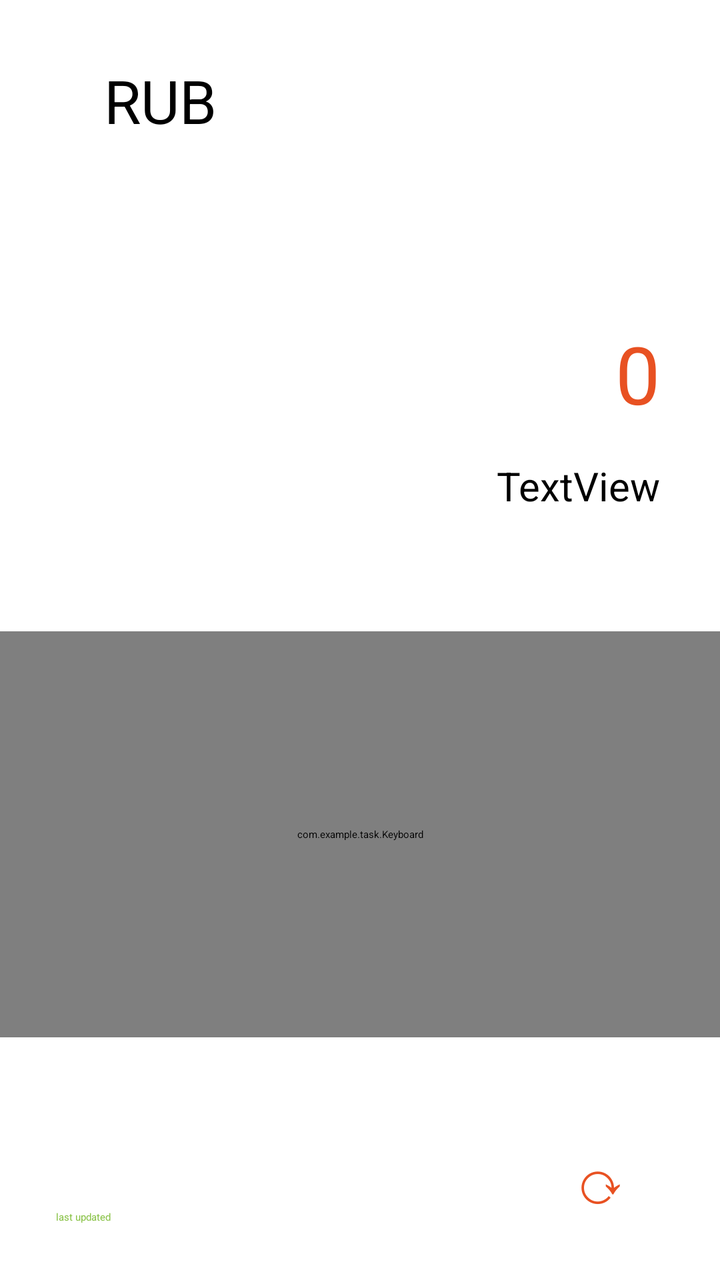
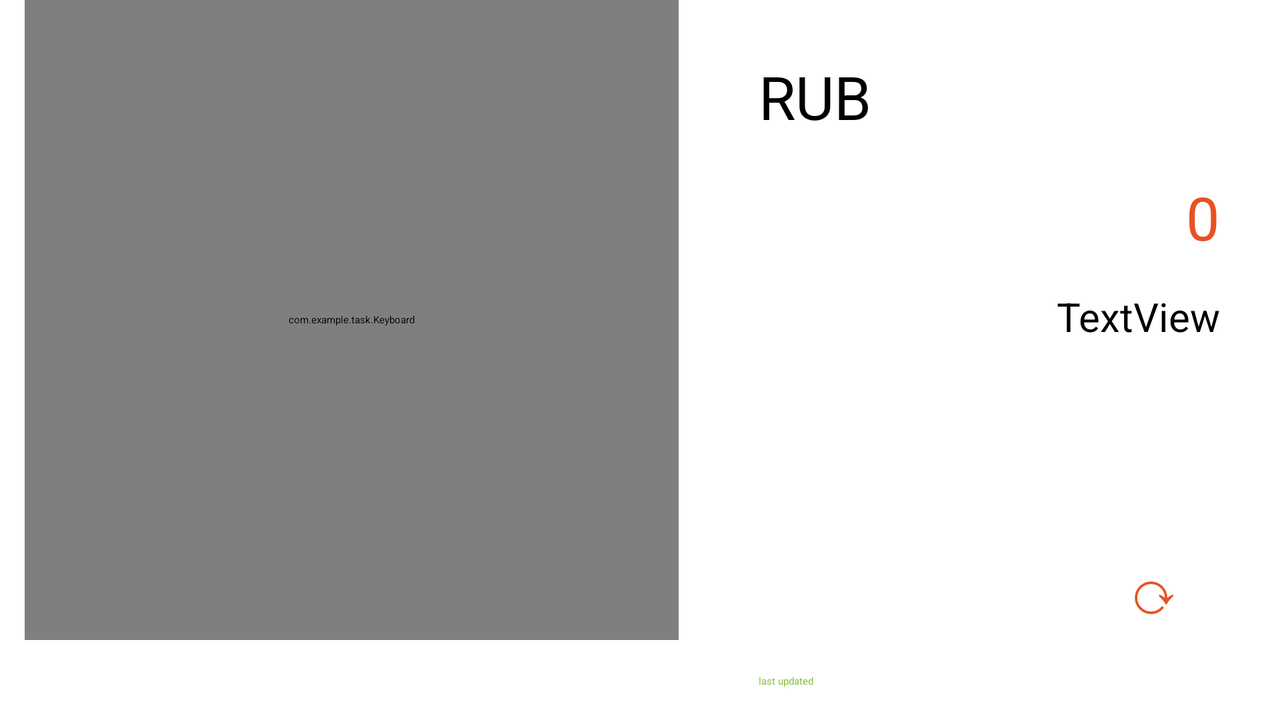

An Android layout and its configuration variant, each rendered on a device that would load it. The default file and the variant file are quoted in full after the pictures.
<!-- AndroidManifest.xml: application theme Theme.Task -->
<!-- res/layout/activity_main.xml -->
<?xml version="1.0" encoding="utf-8"?>
<androidx.constraintlayout.widget.ConstraintLayout xmlns:android="http://schemas.android.com/apk/res/android"
    xmlns:app="http://schemas.android.com/apk/res-auto"
    xmlns:tools="http://schemas.android.com/tools"
    android:layout_width="match_parent"
    android:layout_height="match_parent"
    tools:context=".MainActivity">

    <TextView
        android:id="@+id/textUpdateTime"
        android:layout_width="wrap_content"
        android:layout_height="wrap_content"
        android:layout_marginStart="16dp"
        android:textColor="#8BC34A"
        app:layout_constraintBottom_toBottomOf="@+id/textView2"
        app:layout_constraintStart_toEndOf="@+id/textView2" />

    <EditText
        android:id="@+id/inputText"
        android:layout_width="wrap_content"
        android:layout_height="wrap_content"
        android:layout_marginEnd="30dp"
        android:textAlignment="viewEnd"
        android:textColor="#E85122"
        android:textSize="40sp"
        app:layout_constraintBottom_toBottomOf="@+id/textView3"
        app:layout_constraintEnd_toEndOf="parent"
        app:layout_constraintTop_toTopOf="@+id/textView3" />

    <TextView
        android:id="@+id/textView3"
        android:layout_width="100dp"
        android:layout_height="50dp"
        android:layout_marginStart="30dp"
        android:layout_marginTop="30dp"
        android:paddingLeft="0dp"
        android:paddingRight="0dp"
        android:paddingBottom="0dp"
        android:text="RUB"
        android:textAlignment="center"
        android:textSize="30sp"
        app:layout_constraintStart_toStartOf="parent"
        app:layout_constraintTop_toTopOf="parent" />

    <TextView
        android:id="@+id/outText"
        android:layout_width="wrap_content"
        android:layout_height="wrap_content"
        android:layout_marginEnd="30dp"
        android:text="0"
        android:textAlignment="viewEnd"
        android:textColor="#E85122"
        android:textSize="40sp"
        app:layout_constraintEnd_toEndOf="parent"
        app:layout_constraintTop_toTopOf="@+id/spinner" />

    <TextView
        android:id="@+id/textView"
        android:layout_width="175dp"
        android:layout_height="wrap_content"
        android:layout_marginTop="16dp"
        android:layout_marginEnd="30dp"
        android:text="TextView"
        android:textAlignment="viewEnd"
        android:textSize="20sp"
        app:layout_constraintEnd_toEndOf="parent"
        app:layout_constraintTop_toBottomOf="@+id/outText" />

    <Button
        android:id="@+id/buttonUpdate"
        android:layout_width="68dp"
        android:layout_height="57dp"
        android:text="⟳"
        android:textAlignment="center"
        android:textColor="#E85122"
        android:textSize="30sp"
        app:layout_constraintBottom_toBottomOf="parent"
        app:layout_constraintEnd_toEndOf="parent"
        app:layout_constraintHorizontal_bias="0.912"
        app:layout_constraintStart_toStartOf="parent"
        app:layout_constraintTop_toTopOf="parent"
        app:layout_constraintVertical_bias="0.976"
        app:rippleColor="#E85122" />

    <Spinner
        android:id="@+id/spinner"
        android:layout_width="100dp"
        android:layout_height="50dp"
        android:layout_marginStart="30dp"
        android:layout_marginTop="80dp"
        android:background="@null"
        android:minHeight="48dp"
        app:layout_constraintStart_toStartOf="parent"
        app:layout_constraintTop_toBottomOf="@+id/textView3" />

    <com.example.task.Keyboard
        android:id="@+id/keyboard"
        android:layout_width="match_parent"
        android:layout_height="203dp"
        android:layout_alignParentBottom="true"
        android:layout_marginBottom="110dp"
        android:orientation="vertical"
        app:layout_constraintBottom_toBottomOf="parent"
        app:layout_constraintEnd_toEndOf="parent"
        app:layout_constraintHorizontal_bias="0.0"
        app:layout_constraintStart_toStartOf="parent"
        app:layout_constraintTop_toBottomOf="@+id/spinner"
        app:layout_constraintVertical_bias="0.903" />

    <TextView
        android:id="@+id/textView2"
        android:layout_width="wrap_content"
        android:layout_height="wrap_content"
        android:layout_marginStart="28dp"
        android:layout_marginBottom="28dp"
        android:text="last updated"
        android:textColor="#8BC34A"
        app:layout_constraintBottom_toBottomOf="parent"
        app:layout_constraintStart_toStartOf="parent" />

    <Switch
        android:id="@+id/updateSwitch"
        android:layout_width="wrap_content"
        android:layout_height="wrap_content"
        android:text="auto-update"
        app:layout_constraintBottom_toBottomOf="parent"
        app:layout_constraintEnd_toEndOf="parent"
        app:layout_constraintHorizontal_bias="0.896"
        app:layout_constraintStart_toStartOf="parent"
        app:layout_constraintTop_toBottomOf="@+id/keyboard"
        app:layout_constraintVertical_bias="0.184" />

</androidx.constraintlayout.widget.ConstraintLayout>
<!-- resources referenced by this layout -->
<resources>
  <style name="Theme.Task" parent="Theme.MaterialComponents.DayNight.NoActionBar">
          
          <item name="colorPrimary">@color/purple_200</item>
          <item name="colorPrimaryVariant">@color/purple_700</item>
          <item name="colorOnPrimary">@color/black</item>
          
          <item name="colorSecondary">@color/teal_200</item>
          <item name="colorSecondaryVariant">@color/teal_200</item>
          <item name="colorOnSecondary">@color/black</item>
          
          <item name="android:statusBarColor" tools:targetApi="l">?attr/colorPrimaryVariant</item>
          
      </style>
  <color name="purple_200">#FFBB86FC</color>
  <color name="purple_700">#FF3700B3</color>
  <color name="black">#FF000000</color>
  <color name="teal_200">#FF03DAC5</color>
</resources>
<!-- res/layout-land/activity_main.xml (the repository's variant of the layout above) -->
<!-- drawn on the phone turned sideways -->
<?xml version="1.0" encoding="utf-8"?>
<androidx.constraintlayout.widget.ConstraintLayout xmlns:android="http://schemas.android.com/apk/res/android"
    xmlns:app="http://schemas.android.com/apk/res-auto"
    xmlns:tools="http://schemas.android.com/tools"
    android:layout_width="match_parent"
    android:layout_height="match_parent"
    tools:context=".MainActivity">

    <TextView
        android:id="@+id/textUpdateTime"
        android:layout_width="wrap_content"
        android:layout_height="wrap_content"
        android:layout_marginStart="16dp"
        android:textColor="#8BC34A"
        app:layout_constraintBottom_toBottomOf="@+id/textView2"
        app:layout_constraintStart_toEndOf="@+id/textView2" />

    <EditText
        android:id="@+id/inputText"
        android:layout_width="wrap_content"
        android:layout_height="wrap_content"
        android:layout_marginEnd="30dp"
        android:textAlignment="viewEnd"
        android:textColor="#E85122"
        android:textSize="30sp"
        app:layout_constraintBottom_toBottomOf="@+id/textView3"
        app:layout_constraintEnd_toEndOf="parent"
        android:background="@null"
        app:layout_constraintTop_toTopOf="@+id/textView3" />

    <TextView
        android:id="@+id/textView3"
        android:layout_width="wrap_content"
        android:layout_height="wrap_content"
        android:layout_marginStart="40dp"
        android:layout_marginTop="28dp"
        android:paddingLeft="0dp"
        android:paddingRight="0dp"
        android:paddingBottom="0dp"
        android:text="RUB"
        android:textAlignment="center"
        android:textSize="30sp"
        app:layout_constraintStart_toEndOf="@+id/keyboard"
        app:layout_constraintTop_toTopOf="parent" />

    <TextView
        android:id="@+id/outText"
        android:layout_width="wrap_content"
        android:layout_height="wrap_content"
        android:layout_marginEnd="30dp"
        android:text="0"
        android:textAlignment="viewEnd"
        android:textColor="#E85122"
        android:textSize="30sp"
        app:layout_constraintEnd_toEndOf="parent"
        app:layout_constraintHorizontal_bias="1.0"
        app:layout_constraintStart_toEndOf="@+id/spinner"
        app:layout_constraintTop_toTopOf="@+id/spinner" />

    <TextView
        android:id="@+id/textView"
        android:layout_width="319dp"
        android:layout_height="77dp"
        android:layout_marginTop="16dp"
        android:layout_marginEnd="30dp"
        android:text="TextView"
        android:textAlignment="viewEnd"
        android:textSize="20sp"
        app:layout_constraintEnd_toEndOf="parent"
        app:layout_constraintTop_toBottomOf="@+id/outText" />

    <Button
        android:id="@+id/buttonUpdate"
        android:layout_width="70dp"
        android:layout_height="70dp"
        android:layout_marginEnd="28dp"
        android:layout_marginBottom="16dp"
        android:text="⟳"
        android:textAlignment="center"
        android:textColor="#E85122"
        android:textSize="30sp"
        app:layout_constraintBottom_toBottomOf="parent"
        app:layout_constraintEnd_toEndOf="parent"
        app:rippleColor="#E85122" />

    <Spinner
        android:id="@+id/spinner"
        android:layout_width="wrap_content"
        android:layout_height="wrap_content"
        android:layout_marginTop="20dp"
        android:background="@null"
        android:minHeight="48dp"
        app:layout_constraintStart_toStartOf="@+id/textView3"
        app:layout_constraintTop_toBottomOf="@+id/textView3" />

    <com.example.task.Keyboard
        android:id="@+id/keyboard"
        android:layout_width="327dp"
        android:layout_height="320dp"
        android:layout_alignParentBottom="true"
        android:orientation="vertical"
        app:layout_constraintEnd_toEndOf="parent"
        app:layout_constraintHorizontal_bias="0.039"
        app:layout_constraintStart_toStartOf="parent"
        tools:layout_editor_absoluteY="43dp" />

    <TextView
        android:id="@+id/textView2"
        android:layout_width="wrap_content"
        android:layout_height="wrap_content"
        android:layout_marginBottom="16dp"
        android:text="last updated"
        android:textColor="#8BC34A"
        app:layout_constraintBottom_toBottomOf="parent"
        app:layout_constraintStart_toStartOf="@+id/updateSwitch"
        app:layout_constraintTop_toBottomOf="@+id/updateSwitch"
        app:layout_constraintVertical_bias="1.0" />

    <Switch
        android:id="@+id/updateSwitch"
        android:layout_width="wrap_content"
        android:layout_height="wrap_content"
        android:layout_marginBottom="48dp"
        android:text="auto-update"
        app:layout_constraintBottom_toBottomOf="parent"
        app:layout_constraintStart_toStartOf="@+id/textView3" />

</androidx.constraintlayout.widget.ConstraintLayout>
